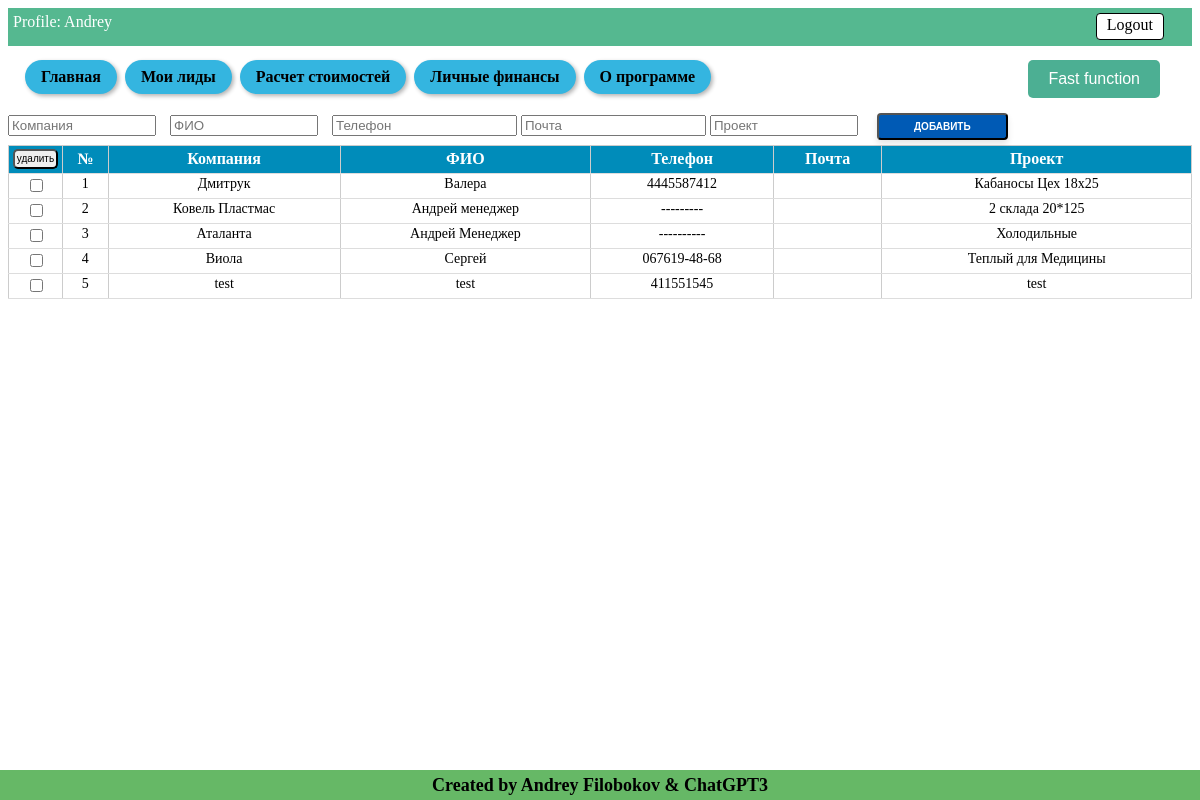
Page /leads (signed in) on the earlier database version.
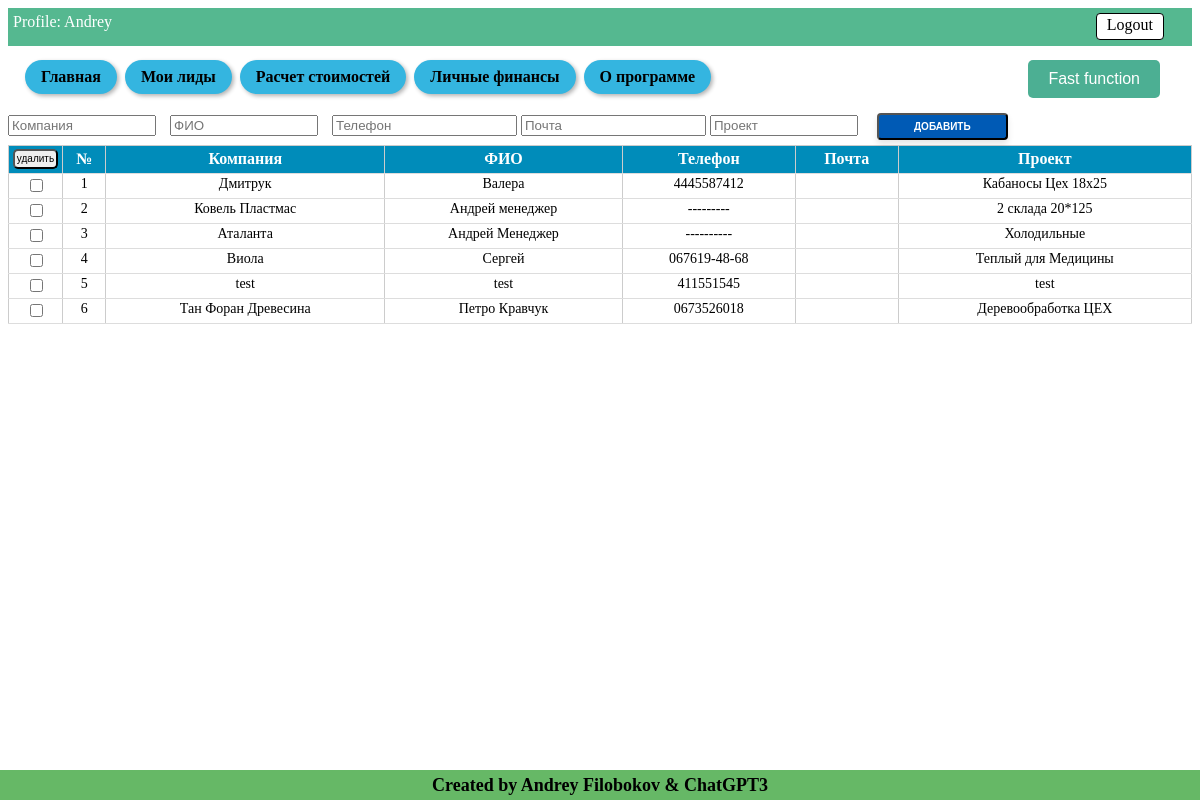
Same page on the later database version.
### tables this page shows
CREATE TABLE users (
id integer PRIMARY KEY AUTOINCREMENT,
name text NOT NULL,
email text NOT NULL,
psw text NOT NULL
);

CREATE TABLE lead (id integer PRIMARY KEY AUTOINCREMENT, unique_ID TEXT, company text NOT NULL, name text NOT NULL, phone text NOT NULL, mail text NOT NULL, project text NOT NULL, job_title text NOT NULL, price text NOT NULL, profit text NOT NULL, user_email TEXT, product TEXT);

### Saleshelp.py (the view, shortened to what this page needs)
@app.route('/leads', methods=["POST", "GET"])
@login_required
def leads():
    dbase = FDataBase(get_db())
    get_new_lead = dbase.get_info_records('lead', current_user.get_user_email())
    get_new_lead = [ [row[column_name] for column_name in row.keys()] for row in get_new_lead]
    print(get_new_lead)
    return render_template('leads.html',
                           title='My LEADS',
                           menu=menu,
                           title_table_leads=title_table_leads,
                           get_new_lead=get_new_lead,
                           current_user=current_user.get_user_name(),
                           )

### Saleshelp.py (called while the page is built)
def connect_db():
    conn = sqlite3.connect(app.config['DATABASE'])
    conn.row_factory = sqlite3.Row
    return conn

def get_db():
    if not hasattr(g, 'link_db'):
        g.link_db = connect_db()
    return g.link_db

@login_manager.user_loader
def load_user(user_id):
    dbase = FDataBase(get_db())
    return UserLogin().fromDB(user_id, dbase)

### Utils/FDataBase.py (called while the page is built)
    def get_info_records(self, name_tabl, user_email):
        sql = f"SELECT * FROM {name_tabl} WHERE user_email = '{user_email}'"
        try:
            self.__cur.execute(sql)
            res = self.__cur.fetchall()
            if res:
                return res
        except:
            print("Ошибка чтения из БД")
        return []

    def get_user(self, user_id):
        try:
            self.__cur.execute(f"SELECT * FROM users WHERE id = {user_id} LIMIT 1")
            res = self.__cur.fetchone()
            if not res:
                print("Пользователь не найден")
                return False
            return res
        except sqlite3.Error as e:
            print("Ошибка получения данных из БД " + str(e))
        return False

### Utils/UserLogin.py (called while the page is built)
    def fromDB(self, user_id, db):
        self.__user = db.get_user(user_id)
        return self

    def get_user_name(self):
        return str(self.__user['name'])

    def get_user_email(self):
        return str(self.__user['email'])

### templates/leads.html (shortened to what this page needs)
{% extends 'base.html' %}
{% block information %}
Profile: {{ current_user }} <a href="{{url_for('logout')}}" class="button-logout"> Logout </a>
{% endblock %}
{% block content %}
<form action="{{url_for('leads')}}" method="POST" id="add-leads-table" class="form-table-leads">
  <div class="input-leads">
    {% for l in title_table_leads %}
    <input type="{{ l.type }}" id="{{l.name}}" name="{{l.name}}" placeholder="{{l.placeholder}}"
          {% if l.name !='mail' %} required {% endif %}>
    {% endfor %}
    <input type="submit" name="button-add-lead" value="Добавить" />
  </div>
</form>
<form action="{{url_for('leads')}}" method="POST">
  <table id="my-table">
    <thead>
      <tr>
        <th class="button-delete-lead-th">
          <input type="submit" name="button-delete-lead" value="удалить" class="button-delete-lead">
        </th>
        <th>№</th>
        {% for title_col in title_table_leads %}
        <th>{{ title_col.placeholder }}</th>
        {% endfor %}
      </tr>
    </thead>
    <tbody class="table-result">
      {% for row in get_new_lead %}
      <tr>
        <td><input type="checkbox" name="check-lead" id="check-lead" value="{{ row[0] }}"></td>
        <td><a href="{{ url_for('show_info_lead', alias=row[2]) }}">{{ get_new_lead.index(row)+1 }}</a></td>
        {% for cell in row[2:7] %}
        <td><a href="{{ url_for('show_info_lead', alias=row[2]) }}">{{ cell }}</a></td>
        {% endfor %}
      </tr>
      {% endfor %}
    </tbody>
  </table>
</form>
{% endblock %}

### templates/base.html (shortened to what this page needs)
<!DOCTYPE html>
<html>
<head>
  <link type="text/css" rel="stylesheet" href="{{ url_for('static', filename='css/style.css') }}">
</head>
<body>
  <div class="info-panel">
    {% block information %} This is my main page{% endblock %}
  </div>
  {% block menu %}
  <ul class="navigation">
    {% for m in menu %}
    <li><a class="nav-button" href="{{m.url}}">{{ m.name }}</a></li>
    {% endfor %}
    <li class="convert-button-menu">
      {% block convertion_num %}
      <button class="convert-button" onclick="openModal()">Fast function</button>
      {% endblock convertion_num%}
    </li>
  </ul>
  {% endblock menu %}
  {% block content %}{% endblock %}
  {% block footer %}
  <div class="footer">
    <h4>Created by Andrey Filobokov & ChatGPT3</h4>
  </div>
  {% endblock %}
</body>
</html>

### static/css/style.css (style rules this page uses)
.info-panel { background-color: rgba(35, 163, 112, 0.773); color: white; font-size: 16px; padding: 5px; padding-bottom: 15px; margin-bottom: 10px; }
.navigation { white-space: nowrap; margin-bottom: 10px; margin-top: 5px; }
.navigation { padding-left: 15px; }
.navigation li { display: inline-block; }
.nav-button { font-weight: 600; background-color: #34b5e0; border-radius: 20px; color: #000; padding: 8px 16px; text-align: center; text-decoration: none; display: inline-block; font-size: 16px; margin: 4px 2px; cursor: pointer; box-shadow: 2px 2px 4px rgba(0, 0, 0, 0.3); }
.footer { position: fixed; bottom: 0; left: 0; width: 100%; height: 30px; background-color: #00890099; display: flex; align-items: center; justify-content: center; }
.footer h4 { color: rgb(0, 0, 0); font-size: 18px; font-weight: bold; text-align: center; }
table { width: 90%; border-collapse: collapse; margin-bottom: 20px; }
th { background-color: #a7a1a1; font-weight: bold; }
td, th { padding: 10px; text-align: center; border: 1px solid #ccc; }
.convert-button { background-color: #4caf93; border: none; color: white; padding: 10px 20px; text-align: center; text-decoration: none; display: inline-block; font-size: 16px; margin: 4px 2px; cursor: pointer; border-radius: 5px; }
.convert-button-menu { float: right; margin-right: 30px; }
.button-logout { float: right; margin-right: 23px; }
.button-logout { padding-bottom: 5px; padding-top: 2px; padding-left: 10px; padding-right: 10px; background-color: #fff; color: #000; text-decoration: none; border: 1px solid #000; border-radius: 4px; }
.input-leads { white-space: nowrap; }
#add-leads-table input[type="text"] { display: inline-block; width: 140px; margin-right: 10px; }
#add-leads-table input[type="submit"] { display: inline-block; padding: 6px 35px; border-radius: 4px; margin: 5px; font-size: 10px; font-weight: 600; text-decoration: none; text-transform: uppercase; color: #fff; background-color: #005ab5; box-shadow: 0 4px 6px rgba(0, 0, 0, 0.1); cursor: pointer; }
.button-delete-lead-th { padding: 0px; width: 20px; white-space: nowrap; }
.button-delete-lead { width: 45px; height: 20px; border-radius: 1px; font-size: 10px; padding: 0; border-radius: 5px; margin-bottom: 2px; margin-left: 2px; margin-right: 2px; }
#my-table { border-collapse: collapse; width: 100%; }
#my-table th { background-color: #008CBA; color: white; font-weight: bold; padding: 2px; border-bottom: 1px solid #ddd; }
#my-table td { border-bottom: 1px solid #ddd; padding: 2px; text-align: center; font-size: 14px; vertical-align: top; background-color: white; }
table td a { text-decoration: none; color: inherit; }

Differences in the rows shown:
added lead: get_new_lead "6", company "Тан Форан Древесина", name "Петро Кравчук", phone "0673526018", project "Деревообработка ЦЕХ"
